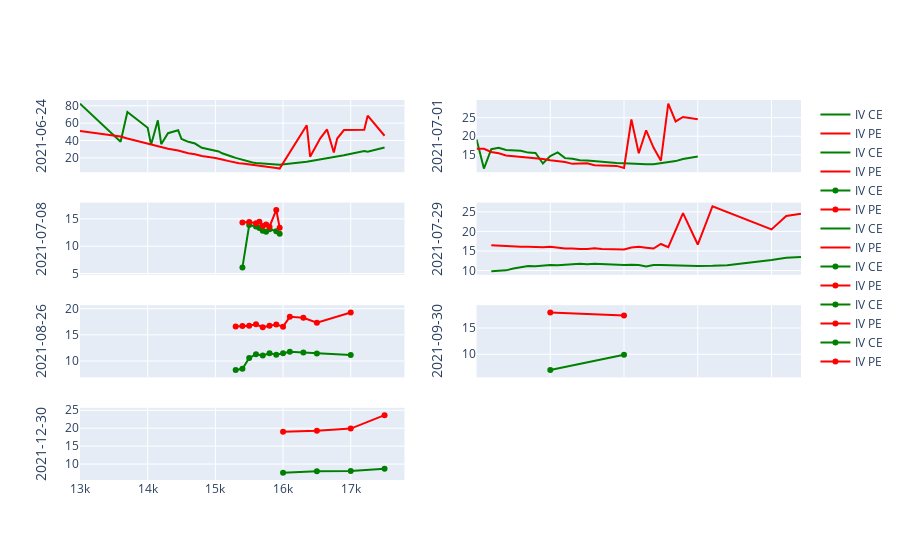

The notebook cell saved with this chart:
### Code cell
expiryDates = list(set(straddleDetails.index.get_level_values(0)))
expiryDates.sort()
rows = round(len(expiryDates)/2)
fig = make_subplots(rows = rows, cols = 2, shared_xaxes= True, vertical_spacing = 0.08, 
                    column_widths = [15,15], row_heights = [2]*rows)
i=1
j=1
for date in expiryDates:
    data = straddleDetails[straddleDetails.index.isin([date], level=0)]
    # Add iv_ce
    fig.add_trace(
    go.Scatter(x=data.index.get_level_values(1), y=data['iv_ce'], name="IV CE", line = {'color':'green'}), row = i, col =j,
    )
    # Add iv_pe
    fig.add_trace(
    go.Scatter(x=data.index.get_level_values(1), y=data['iv_pe'], name="IV PE", line = {'color':'red'}), row = i, col =j,
    )

    fig['layout']['yaxis' + str(2*(i-1)+j)].update(title=date)
    if j == 2:
        i+=1
    j = 1 if j==2 else 2

fig.show()

### Figure 1 — Plotly figure (JSON) as saved in the notebook; plotly's stock layout.template omitted (floating-point values rounded to 4 significant figures)
{"data": [{"line": {"color": "green"}, "name": "IV CE", "type": "scatter", "x": [13000, 13600, 13700, 14000, 14050, 14150, 14200, 14300, 14450, 14500, 14600, 14700, 14800, 15000, 15050, 15100, 15200, 15250, 15300, 15350, 15400, 15450, 15500, 15550, 15600, 15650, 15700, 15750, 15800, 15850, 15900, 15950, 16350, 16400, 16550, 16650, 16750, 16800, 16900, 17200, 17250, 17500], "xaxis": "x", "y": [82.47, 38.49, 72.91, 54.75, 35.25, 63.17, 35.78, 48.44, 51.74, 41.75, 38.48, 36.53, 31.68, 28.39, 27.43, 25.29, 22.16, 21.37, 20.05, 18.89, 17.3, 16.43, 15.34, 14.7, 14.04, 13.73, 13.36, 13.05, 12.68, 12.64, 12.39, 12.19, 15.53, 16.17, 18.67, 20.06, 20.79, 22.06, 23.05, 28.03, 27.24, 32], "yaxis": "y"}, {"line": {"color": "red"}, "name": "IV PE", "type": "scatter", "x": [13000, 13600, 13700, 14000, 14050, 14150, 14200, 14300, 14450, 14500, 14600, 14700, 14800, 15000, 15050, 15100, 15200, 15250, 15300, 15350, 15400, 15450, 15500, 15550, 15600, 15650, 15700, 15750, 15800, 15850, 15900, 15950, 16350, 16400, 16550, 16650, 16750, 16800, 16900, 17200, 17250, 17500], "xaxis": "x", "y": [50.87, 44.71, 42.36, 36.32, 35.59, 33.58, 31.78, 30.44, 28.6, 27.21, 25.33, 24.17, 22.09, 19.94, 18.63, 18.07, 16.31, 15.24, 14.53, 13.9, 13.52, 13.08, 12.54, 12.07, 11.68, 11.22, 10.65, 10.46, 10.03, 9.57, 8.45, 7.7, 57.58, 21.39, 42.48, 52.72, 26.16, 42.31, 52.04, 52.28, 68.62, 45.48], "yaxis": "y"}, {"line": {"color": "green"}, "name": "IV CE", "type": "scatter", "x": [15000, 15050, 15100, 15150, 15200, 15300, 15350, 15400, 15450, 15500, 15550, 15600, 15650, 15700, 15750, 15800, 15850, 15900, 15950, 16000, 16050, 16100, 16150, 16200, 16250, 16300, 16350, 16400, 16500], "xaxis": "x2", "y": [19.16, 11.32, 16.54, 16.93, 16.34, 16.09, 15.61, 15.53, 12.69, 14.69, 15.68, 14.13, 13.98, 13.54, 13.5, 13.3, 13.09, 12.97, 12.85, 12.75, 12.6, 12.5, 12.5, 12.5, 12.75, 13.11, 13.33, 13.9, 14.55], "yaxis": "y2"}, {"line": {"color": "red"}, "name": "IV PE", "type": "scatter", "x": [15000, 15050, 15100, 15150, 15200, 15300, 15350, 15400, 15450, 15500, 15550, 15600, 15650, 15700, 15750, 15800, 15850, 15900, 15950, 16000, 16050, 16100, 16150, 16200, 16250, 16300, 16350, 16400, 16500], "xaxis": "x2", "y": [16.63, 16.65, 15.77, 15.42, 14.83, 14.54, 14.35, 14.16, 13.91, 13.58, 13.41, 13.11, 12.59, 12.68, 12.76, 12.25, 12.18, 12, 12.04, 11.49, 24.52, 15.43, 21.61, 16.97, 13.44, 28.77, 23.98, 25.19, 24.58], "yaxis": "y2"}, {"line": {"color": "green"}, "name": "IV CE", "type": "scatter", "x": [15400, 15500, 15600, 15650, 15700, 15750, 15800, 15900, 15950], "xaxis": "x3", "y": [6.11, 13.88, 13.62, 13.35, 12.81, 12.67, 13.12, 12.76, 12.27], "yaxis": "y3"}, {"line": {"color": "red"}, "name": "IV PE", "type": "scatter", "x": [15400, 15500, 15600, 15650, 15700, 15750, 15800, 15900, 15950], "xaxis": "x3", "y": [14.34, 14.43, 14.2, 14.47, 13.69, 13.98, 13.58, 16.64, 13.4], "yaxis": "y3"}, {"line": {"color": "green"}, "name": "IV CE", "type": "scatter", "x": [15100, 15200, 15250, 15300, 15350, 15400, 15450, 15500, 15550, 15600, 15650, 15700, 15750, 15800, 15850, 15900, 15950, 16000, 16050, 16100, 16150, 16200, 16250, 16300, 16400, 16500, 16600, 16700, 17000, 17100, 17200], "xaxis": "x4", "y": [9.84, 10.05, 10.55, 10.77, 11.18, 11.08, 11.22, 11.39, 11.33, 11.38, 11.6, 11.72, 11.63, 11.75, 11.64, 11.53, 11.54, 11.43, 11.49, 11.44, 11.04, 11.41, 11.42, 11.35, 11.2, 11.19, 11.2, 11.33, 12.71, 13.28, 13.47], "yaxis": "y4"}, {"line": {"color": "red"}, "name": "IV PE", "type": "scatter", "x": [15100, 15200, 15250, 15300, 15350, 15400, 15450, 15500, 15550, 15600, 15650, 15700, 15750, 15800, 15850, 15900, 15950, 16000, 16050, 16100, 16150, 16200, 16250, 16300, 16400, 16500, 16600, 16700, 17000, 17100, 17200], "xaxis": "x4", "y": [16.44, 16.23, 16.24, 16.1, 16.11, 15.95, 15.93, 16.08, 15.83, 15.66, 15.66, 15.49, 15.54, 15.72, 15.51, 15.42, 15.5, 15.36, 15.89, 16.07, 15.85, 15.64, 16.79, 15.99, 24.66, 16.65, 26.44, 24.99, 20.52, 23.95, 24.52], "yaxis": "y4"}, {"line": {"color": "green"}, "name": "IV CE", "type": "scatter", "x": [15300, 15400, 15500, 15600, 15700, 15800, 15900, 16000, 16100, 16300, 16500, 17000], "xaxis": "x5", "y": [8.27, 8.52, 10.56, 11.29, 11.07, 11.47, 11.19, 11.46, 11.78, 11.61, 11.44, 11.13], "yaxis": "y5"}, {"line": {"color": "red"}, "name": "IV PE", "type": "scatter", "x": [15300, 15400, 15500, 15600, 15700, 15800, 15900, 16000, 16100, 16300, 16500, 17000], "xaxis": "x5", "y": [16.59, 16.68, 16.72, 17.01, 16.45, 16.74, 16.97, 16.56, 18.44, 18.28, 17.33, 19.26], "yaxis": "y5"}, {"line": {"color": "green"}, "name": "IV CE", "type": "scatter", "x": [15500, 16000], "xaxis": "x6", "y": [7, 9.92], "yaxis": "y6"}, {"line": {"color": "red"}, "name": "IV PE", "type": "scatter", "x": [15500, 16000], "xaxis": "x6", "y": [17.94, 17.36], "yaxis": "y6"}, {"line": {"color": "green"}, "name": "IV CE", "type": "scatter", "x": [16000, 16500, 17000, 17500], "xaxis": "x7", "y": [7.61, 7.99, 8.09, 8.66], "yaxis": "y7"}, {"line": {"color": "red"}, "name": "IV PE", "type": "scatter", "x": [16000, 16500, 17000, 17500], "xaxis": "x7", "y": [19.03, 19.3, 19.89, 23.64], "yaxis": "y7"}], "layout": {"xaxis": {"anchor": "y", "domain": [0, 0.45], "matches": "x7", "showticklabels": false}, "xaxis2": {"anchor": "y2", "domain": [0.55, 1], "matches": "x8", "showticklabels": false}, "xaxis3": {"anchor": "y3", "domain": [0, 0.45], "matches": "x7", "showticklabels": false}, "xaxis4": {"anchor": "y4", "domain": [0.55, 1], "matches": "x8", "showticklabels": false}, "xaxis5": {"anchor": "y5", "domain": [0, 0.45], "matches": "x7", "showticklabels": false}, "xaxis6": {"anchor": "y6", "domain": [0.55, 1], "matches": "x8", "showticklabels": false}, "xaxis7": {"anchor": "y7", "domain": [0, 0.45]}, "xaxis8": {"anchor": "y8", "domain": [0.55, 1]}, "yaxis": {"anchor": "x", "domain": [0.81, 1], "title": {"text": "2021-06-24"}}, "yaxis2": {"anchor": "x2", "domain": [0.81, 1], "title": {"text": "2021-07-01"}}, "yaxis3": {"anchor": "x3", "domain": [0.54, 0.73], "title": {"text": "2021-07-08"}}, "yaxis4": {"anchor": "x4", "domain": [0.54, 0.73], "title": {"text": "2021-07-29"}}, "yaxis5": {"anchor": "x5", "domain": [0.27, 0.46], "title": {"text": "2021-08-26"}}, "yaxis6": {"anchor": "x6", "domain": [0.27, 0.46], "title": {"text": "2021-09-30"}}, "yaxis7": {"anchor": "x7", "domain": [0, 0.19], "title": {"text": "2021-12-30"}}, "yaxis8": {"anchor": "x8", "domain": [0, 0.19]}}}
